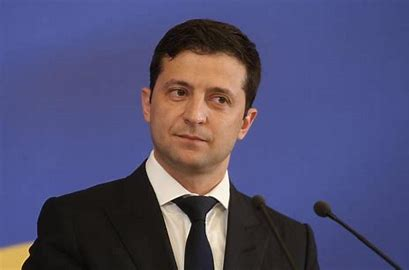
#> input picture 机器学习大作业/PCA/FamousPeopleIMG/1/0.jpg, 409 x 270 px
$ jupyter execute --allow-errors PreProcess.ipynb   (shell and % lines are left out)
#> lines starting #> are read from the running program, lines starting #| are printed output that depends on the picture
[cell 1]
import cv2
import numpy as np
import math
from collections import defaultdict
from PIL import Image,ImageDraw
from matplotlib.pyplot import imshow
import matplotlib.pyplot as plt
import face_recognition  # install from https://github.com/ageitgey/face_recognition

[cell 2]
img_name = 'FamousPeopleIMG/1/0.jpg'
# img_name = './img/Britney_Spears_0004.jpg'

image_array = cv2.imread(img_name)
#> image_array is the input picture: shape (270, 409, 3); mean B, G, R 113.2, 78.7, 81.2
image_array = cv2.cvtColor(image_array, cv2.COLOR_BGR2RGB)
Image.fromarray(image_array)

#> (a cell that did not finish here is left out)

[cell 4]
# [11 lines left out: function visualize_landmark, not called in this run]

#> (a cell that did not finish here is left out)

[cell 6]
# [27 lines left out: function align_face, not called in this run]

#> (a cell that did not finish here is left out)

#> (a cell that did not finish here is left out)

[cell 9]
# [17 lines left out: function rotate, not called in this run]

[cell 10]
# [14 lines left out: function rotate_landmarks, not called in this run]

#> (a cell that did not finish here is left out)

[cell 12]
# [29 lines left out: function corp_face, not called in this run]

#> (a cell that did not finish here is left out)

[cell 14]
def PreProcess(img_name, size):
    image_array = cv2.imread(img_name)
    image_array = cv2.cvtColor(image_array, cv2.COLOR_BGR2RGB)
    face_landmarks_list = face_recognition.face_landmarks(image_array, model="large")
    face_landmarks_dict = face_landmarks_list[0]
    #visualize_landmark(image_array=image_array,landmarks=face_landmarks_dict)
    aligned_face, eye_center, angle = align_face(image_array=image_array, landmarks=face_landmarks_dict)
    #visualize_landmark(image_array=aligned_face,landmarks=face_landmarks_dict)
    rotated_landmarks = rotate_landmarks(landmarks=face_landmarks_dict,
                                         eye_center=eye_center, angle=angle, row=image_array.shape[0])
    #visualize_landmark(image_array=aligned_face,landmarks=rotated_landmarks)
    cropped_img,left, top= corp_face(image_array=aligned_face, landmarks=rotated_landmarks)
    cropped_img = cv2.resize(cropped_img, dsize = (size,size), interpolation = cv2.INTER_CUBIC)
    img = Image.fromarray(cropped_img)
    imgGray = img.convert('L')
    return imgGray

[cell 15]
PreProcess('FamousPeopleIMG/1/0.jpg', 50)
#> (the call stopped at in PreProcess, `face_landmarks_list = face_recognition.face_landmarks(image_array, mod..`: face_recognition is not available in this run)

[cell 16]
nameList = ["肖战", "泽连斯基", "甄子丹", "John Wick", "StarLight", "Lance", "Homelander", "A-Train", "Billy", "Luke Skywalker"]

[cell 17]
import os
cnt = 0
#> (the rest of this cell did not finish here and is left out)

#> call 2 of PreProcess, with img_name = 'FamousPeopleIMG/0/0.jpg', size = 50
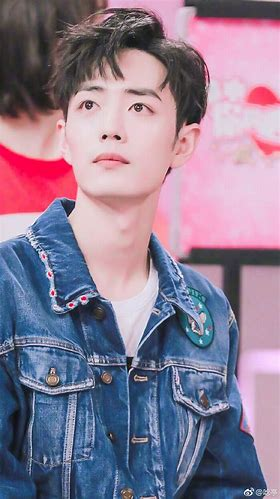
#> input picture 机器学习大作业/PCA/FamousPeopleIMG/0/0.jpg, 280 x 499 px
#> in PreProcess, image_array is the input picture: shape (499, 280, 3); mean B, G, R 147, 124.5, 140.3
        saveFile = "DataProcessed_Famous/train/" + str(cnt) + ".jpg"
        cnt = cnt + 1
        imgGray.save(saveFile)
    print(nameList[i] + ": FamousPeopleIMG/" + str(i) + "/" + "处理完成！")
print("训练数据处理完成！")

i = 0
files = os.listdir("FamousPeopleIMG//test/")
for f in files:
    path = "FamousPeopleIMG//test/"+f
    imgGray = PreProcess(path, 50)
    saveFile = "DataProcessed_Famous/test/" + str(i) + ".jpg"
    i = i + 1
    imgGray.save(saveFile)
print("测试数据处理完成")

[cell 18]
#观察到训练数据已经是人脸了，因此只要简单的转化为灰度图
import os
from PIL import Image,ImageDraw
#> (the rest of this cell did not finish here and is left out)

[cell 19]
#观察到测试数据中，41011.jpg、41012.jpg、41013.jpg这三张图片需要裁剪人脸
#其他图片转化为灰度图即可
#观察到训练数据已经是人脸了，因此只要简单的转化为灰度图
import os
from PIL import Image,ImageDraw
files = os.listdir("StudentIMG/test/")
cnt = 0
specialName = ["41011.jpg", "41012.jpg", "41013.jpg"]
for f in files:
    if(f in specialName): #特殊图片不能直接灰度图，需要先裁剪
        continue
    path = "StudentIMG/test/" + f
    saveFile = "DataProcessed_Student/test/" + str(cnt) + ".jpg"
    cnt += 1
    img = Image.open(path)
    img = img.resize((50, 50))
    imgGray = img.convert('L')
    imgGray.save(saveFile)
#> (the rest of this cell did not finish here and is left out)

#> call 3 of PreProcess, with img_name = 'StudentIMG/test/41011.jpg', size = 50
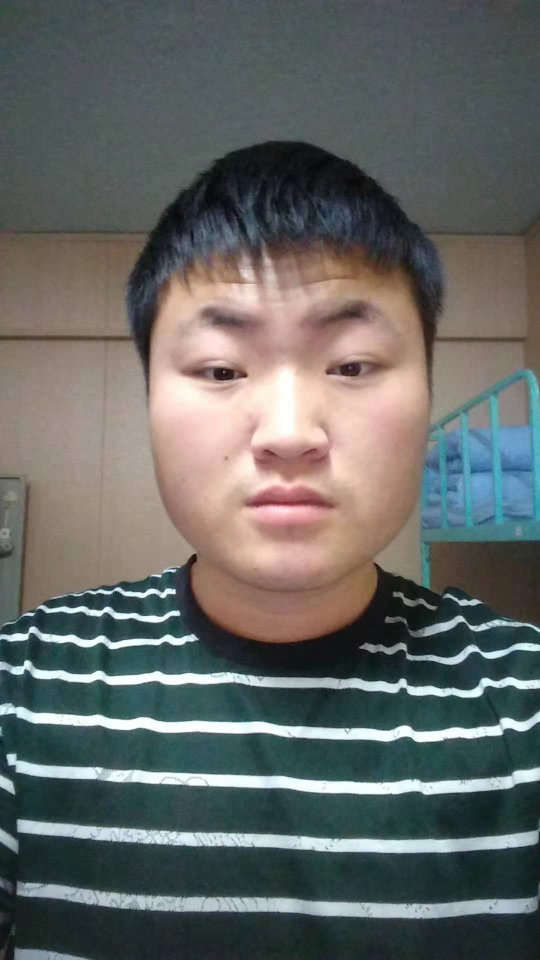
#> input picture 机器学习大作业/PCA/StudentIMG/test/41011.jpg, 1080 x 1920 px (shown at 1/2 size)
#> in PreProcess, image_array is the input picture: shape (1920, 1080, 3); mean B, G, R 101.3, 103.2, 100.7
